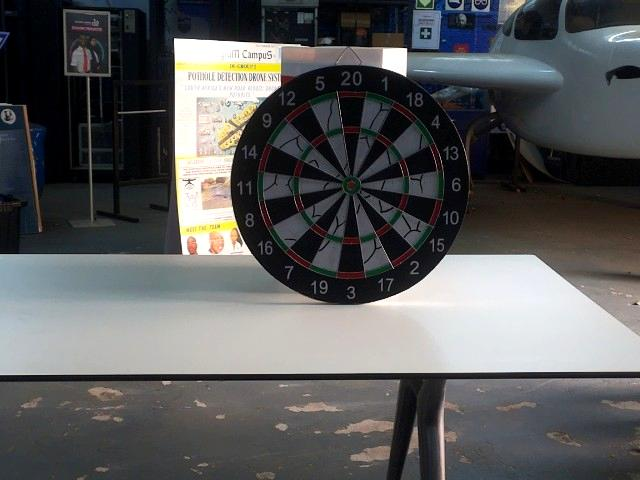
#> input picture test/images/20250913_111552_jpg.rf.2c68dd793813afd432ac0e95b822436d.jpg, 640 x 480 px; its folder holds only this picture in this run
$ python config4.py
#> lines starting #> are read from the running program, lines starting #| are printed output that depends on the picture
#> further down, frame is the input picture: shape (480, 640, 3); mean B, G, R 92, 91.4, 90.7
import cv2
import numpy as np
import glob
import os
import math

# =====================================================================================
# --- 1. SCRIPT CONFIGURATION ---
# =====================================================================================

# --- ArUco Marker Settings ---
# Dictionary defines the type of markers we're looking for (4x4 grid, 50 unique markers).
ARUCO_DICT = cv2.aruco.getPredefinedDictionary(cv2.aruco.DICT_4X4_50)
# The specific IDs of the four markers placed around the dartboard.
MARKER_IDS = [0, 1, 2, 3]
# Parameters for the ArUco detector. These are generally fine-tuned for robustness.
ARUCO_PARAMS = cv2.aruco.DetectorParameters()
ARUCO_PARAMS.adaptiveThreshWinSizeStep = 2
ARUCO_PARAMS.adaptiveThreshWinSizeMax = 23
ARUCO_PARAMS.adaptiveThreshConstant = 7
ARUCO_PARAMS.polygonalApproxAccuracyRate = 0.05

# --- Image Processing Settings ---
# The desired square dimensions (in pixels) of the final, rectified output image.
output_size = 800
# A virtual square that we will map the detected marker corners to.
DESTINATION_POINTS = np.array([
    [0, 0], [output_size - 1, 0],
    [output_size - 1, output_size - 1], [0, output_size - 1]
], dtype="float32")

# The folder containing the dartboard images to be processed.
IMAGE_FOLDER = "images"

# --- User-Tunable Parameters ---
# Expands the perspective warp area beyond the markers to prevent cropping the dartboard.
# A larger value "zooms out", a smaller value "zooms in".
DARTBOARD_PADDING = 100

# Manual correction for camera lens distortion. Adjust this if the final rectified
# dartboard still appears as a slight oval instead of a perfect circle.
# > 1.0 stretches vertically, < 1.0 squashes vertically.
ASPECT_RATIO_MANUAL_CORRECTION = 1.13

# --- Scoring Configuration ---
# These values MUST be measured from your "2. Rectified Reference Frame" window.
# They are the pixel distances (radii) from the center of the board (400, 400)
# to the OUTER EDGE of each scoring ring.
R_DOUBLE_BULL = 9      # Radius of the Double Bullseye (inner red circle)
R_SINGLE_BULL = 37     # Radius of the Single Bullseye (outer green circle)
R_TRIPLE_IN = 246      # Radius to the INNER edge of the triple ring
R_TRIPLE_OUT = 259     # Radius to the OUTER edge of the triple ring
R_DOUBLE_IN = 402      # Radius to the INNER edge of the double ring
R_DOUBLE_OUT = 429     # Radius to the OUTER edge of the double ring

# The standard scoring wedges on a dartboard, starting from the 3 o'clock
# position ('6') and moving counter-clockwise. DO NOT CHANGE THIS ORDER.
SCORE_WEDGES = [6, 13, 4, 18, 1, 20, 5, 12, 9, 14, 11, 8, 16, 7, 19, 3, 17, 2, 15, 10]


# =====================================================================================
# --- 2. GLOBAL VARIABLES ---
# =====================================================================================

# These variables store state between function calls.
reference_frame_rectified = None # The clean, rectified image of the empty board.
homography_matrix = None         # The transformation matrix used to warp the perspective.


# =====================================================================================
# --- 3. CORE FUNCTIONS ---
# =====================================================================================

def find_and_warp(frame):
    """
    Detects ArUco markers, calculates a perspective transform, and returns a top-down view.
    Includes aspect ratio correction to ensure the dartboard is a perfect circle.
    """
    global homography_matrix
    if frame is None:
        print("Error: Input frame is empty. Check image path.")
        return None, None

    # Pre-process the image for better marker detection.
    gray = cv2.cvtColor(frame, cv2.COLOR_BGR2GRAY)
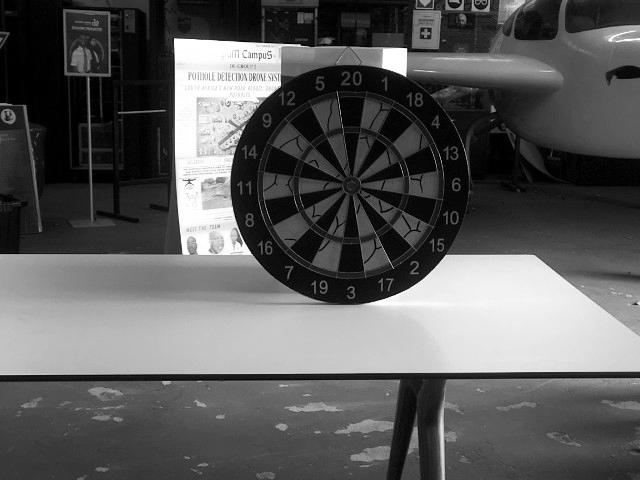
#> gray: shape (480, 640); min 0, max 255, mean 91.3
    clahe = cv2.createCLAHE(clipLimit=2.0, tileGridSize=(8,8))
    gray_enhanced = clahe.apply(gray)
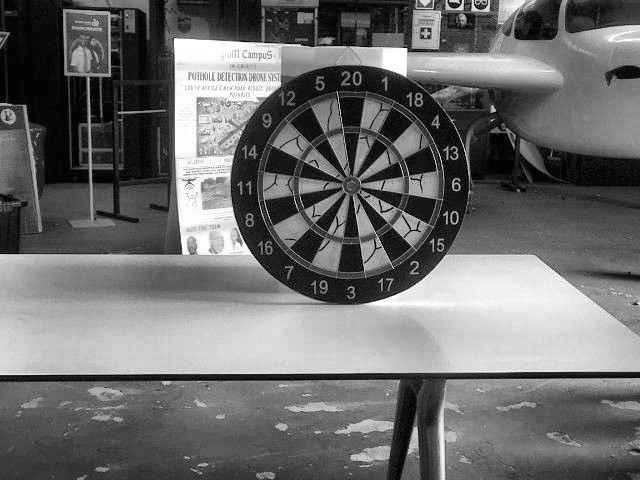
#> gray_enhanced: shape (480, 640); min 1, max 255, mean 109.2

    # Detect markers in the enhanced grayscale image.
    corners, ids, rejected = cv2.aruco.detectMarkers(gray_enhanced, ARUCO_DICT, parameters=ARUCO_PARAMS)
#> corners = (); ids = None; rejected = 161 items

    display_frame = frame.copy()
    if ids is not None:
        cv2.aruco.drawDetectedMarkers(display_frame, corners, ids)

    # If all four markers are found, calculate a new homography matrix.
    found_all_markers = False
    if ids is not None:
        marker_map = {id[0]: corner for id, corner in zip(ids, corners)}
        if all(marker_id in marker_map for marker_id in MARKER_IDS):
            print("Successfully detected all required markers. Calculating new perspective transform.")
            found_all_markers = True

            # Get the inner corners of the markers to define the source rectangle.
            tl_inner = marker_map[0][0][2]
            tr_inner = marker_map[1][0][3]
            br_inner = marker_map[3][0][0]
            bl_inner = marker_map[2][0][1]

            # Apply padding to expand the capture area.
            tl_padded = [tl_inner[0] - DARTBOARD_PADDING, tl_inner[1] - DARTBOARD_PADDING]
            tr_padded = [tr_inner[0] + DARTBOARD_PADDING, tr_inner[1] - DARTBOARD_PADDING]
            br_padded = [br_inner[0] + DARTBOARD_PADDING, br_inner[1] + DARTBOARD_PADDING]
            bl_padded = [bl_inner[0] - DARTBOARD_PADDING, bl_inner[1] + DARTBOARD_PADDING]
            src_points = np.array([tl_padded, tr_padded, br_padded, bl_padded], dtype="float32")

            # --- Aspect Ratio Correction Logic ---
            # Measure the dimensions of the source rectangle to prevent distortion.
            width_top = np.linalg.norm(src_points[0] - src_points[1])
            width_bottom = np.linalg.norm(src_points[3] - src_points[2])
            avg_width = (width_top + width_bottom) / 2
            height_left = np.linalg.norm(src_points[0] - src_points[3])
            height_right = np.linalg.norm(src_points[1] - src_points[2])
            avg_height = (height_left + height_right) / 2

            # Calculate the corrected aspect ratio, including the manual fine-tuning factor.
            aspect_ratio = avg_height / avg_width
            corrected_aspect_ratio = aspect_ratio * ASPECT_RATIO_MANUAL_CORRECTION

            # Create a new destination rectangle with the corrected proportions.
            new_height = int(output_size * corrected_aspect_ratio)
            y_offset = (output_size - new_height) // 2
            destination_points_corrected = np.array([
                [0, y_offset], [output_size - 1, y_offset],
                [output_size - 1, y_offset + new_height - 1], [0, y_offset + new_height - 1]
            ], dtype="float32")

            print(f"Applying manual correction. Final aspect ratio: {corrected_aspect_ratio:.3f}")
            homography_matrix = cv2.getPerspectiveTransform(src_points, destination_points_corrected)

    # If a matrix exists, warp the image. If not all markers were found, use the previous matrix.
    if homography_matrix is not None:
        if not found_all_markers:
            print("Warning: Did not find all markers. Applying PREVIOUS transform.")
        warped = cv2.warpPerspective(frame, homography_matrix, (output_size, output_size))
        cv2.imshow("Debug: Enhanced Grayscale", gray_enhanced)
        return warped, display_frame
    else:
        print("FATAL: Could not find markers in the first frame to establish a transform.")
        cv2.imshow("Debug: Enhanced Grayscale", gray_enhanced)
        return None, display_frame

# [110 lines left out: functions find_dart_tip, get_score_from_tip, not called in this run]

# =====================================================================================
# --- 4. MAIN EXECUTION ---
# =====================================================================================
if __name__ == "__main__":
    # Load all JPG images from the specified folder.
    image_files = sorted(glob.glob(os.path.join(IMAGE_FOLDER, '*.jpg')))
    if not image_files:
        print(f"Error: No JPG images found in the '{IMAGE_FOLDER}' folder.")
    else:
        # Create resizable windows for displaying output.
        cv2.namedWindow("1. Marker Detection", cv2.WINDOW_NORMAL)
        cv2.namedWindow("Debug: Enhanced Grayscale", cv2.WINDOW_NORMAL)

        # --- Establish the Reference Frame ---
        # The first image is assumed to be of the empty dartboard.
        first_image_path = image_files[0]
        print(f"Processing reference image: {os.path.basename(first_image_path)}")
        frame = cv2.imread(first_image_path)
        reference_frame_rectified, display_frame = find_and_warp(frame)

        if display_frame is not None:
            cv2.imshow("1. Marker Detection", display_frame)
            print("Showing detection results. Press any key to continue...")
            cv2.waitKey(0)

        if reference_frame_rectified is not None:
            cv2.namedWindow("2. Rectified Reference Frame", cv2.WINDOW_NORMAL)
            print("Reference frame captured and warped successfully.")
            cv2.imshow("2. Rectified Reference Frame", reference_frame_rectified)
        else:
            print("\nFATAL: Could not establish a reference frame.")
            cv2.waitKey(0)
            exit()
#> (the program exits here)

$ run again, on test/images/20250913_122736_jpg.rf.95461752a613872761c7bfbd94bff9ca.jpg
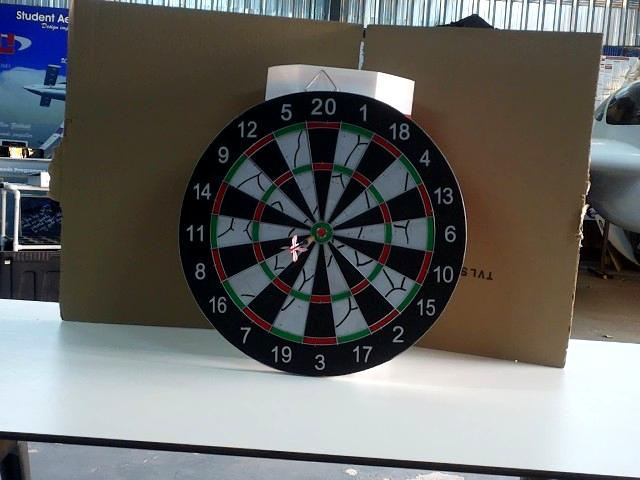
#> input picture test/images/20250913_122736_jpg.rf.95461752a613872761c7bfbd94bff9ca.jpg, 640 x 480 px
#> frame is the input picture: shape (480, 640, 3); mean B, G, R 101.6, 103.6, 103.1
#> in find_and_warp, `gray = cv2.cvtColor(frame, cv2.COLOR_BGR2GRAY)`:
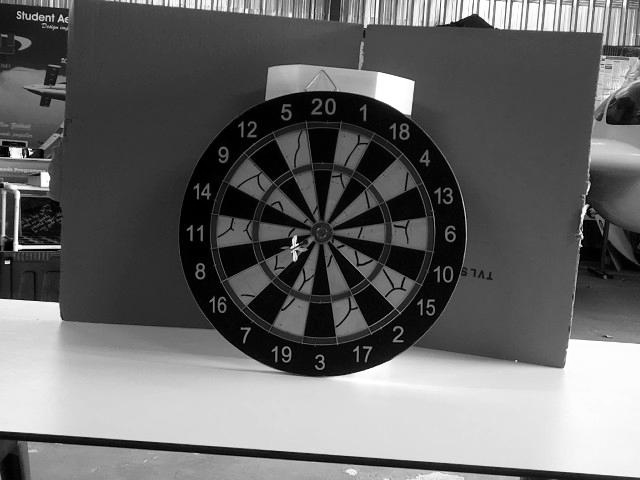
#> gray: shape (480, 640); min 0, max 255, mean 103.2
#> in find_and_warp, `gray_enhanced = clahe.apply(gray)`:
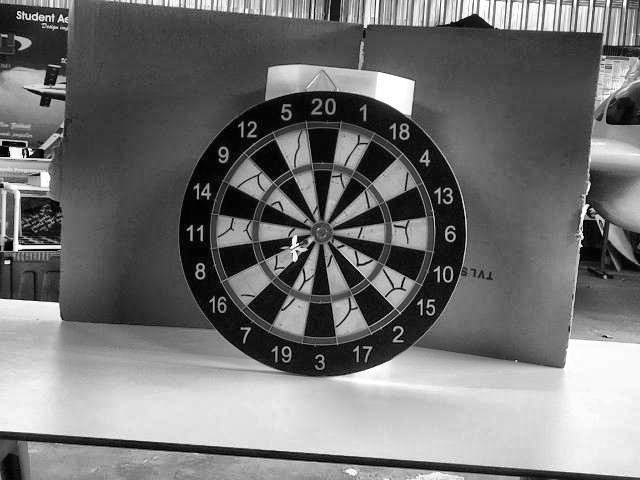
#> gray_enhanced: shape (480, 640); min 1, max 255, mean 115.3
#> corners = (); ids = None; rejected = 147 items

$ run again, on test/images/20250913_124148_jpg.rf.0c9e34da86142bf1745f7f003484401a.jpg
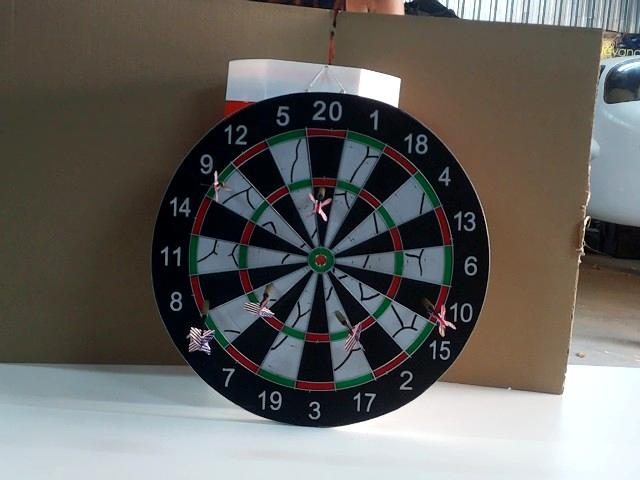
#> input picture test/images/20250913_124148_jpg.rf.0c9e34da86142bf1745f7f003484401a.jpg, 640 x 480 px
#> frame is the input picture: shape (480, 640, 3); mean B, G, R 95.9, 99.6, 101.3
#> in find_and_warp, `gray = cv2.cvtColor(frame, cv2.COLOR_BGR2GRAY)`:
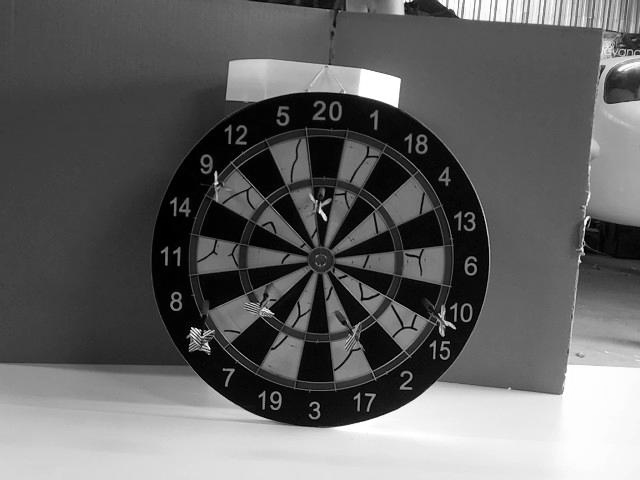
#> gray: shape (480, 640); min 0, max 255, mean 99.7
#> in find_and_warp, `gray_enhanced = clahe.apply(gray)`:
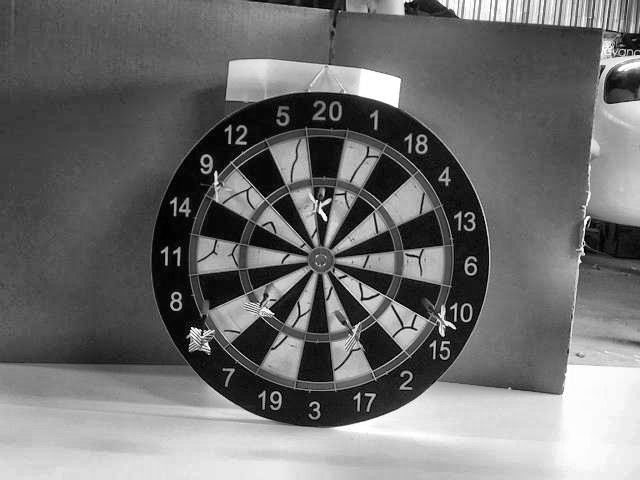
#> gray_enhanced: shape (480, 640); min 0, max 255, mean 111.2
#> corners = (); ids = None; rejected = 122 items

$ run again, on test/images/20250913_111829_jpg.rf.152e4d166800010e65d63bfc71908807.jpg
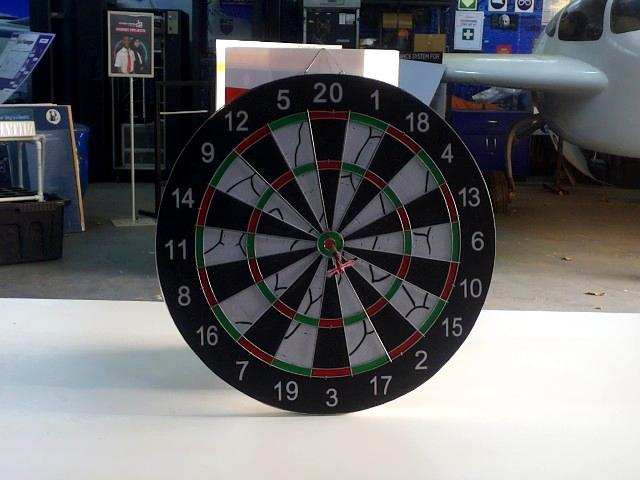
#> input picture test/images/20250913_111829_jpg.rf.152e4d166800010e65d63bfc71908807.jpg, 640 x 480 px
#> frame is the input picture: shape (480, 640, 3); mean B, G, R 105.1, 102.3, 101.9
#> in find_and_warp, `gray = cv2.cvtColor(frame, cv2.COLOR_BGR2GRAY)`:
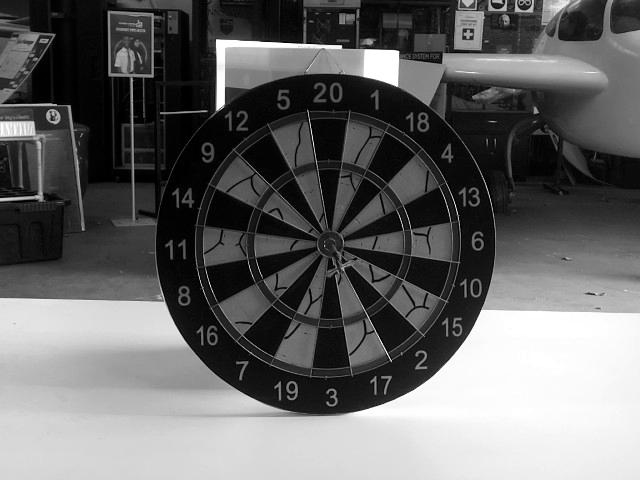
#> gray: shape (480, 640); min 0, max 255, mean 102.5
#> in find_and_warp, `gray_enhanced = clahe.apply(gray)`:
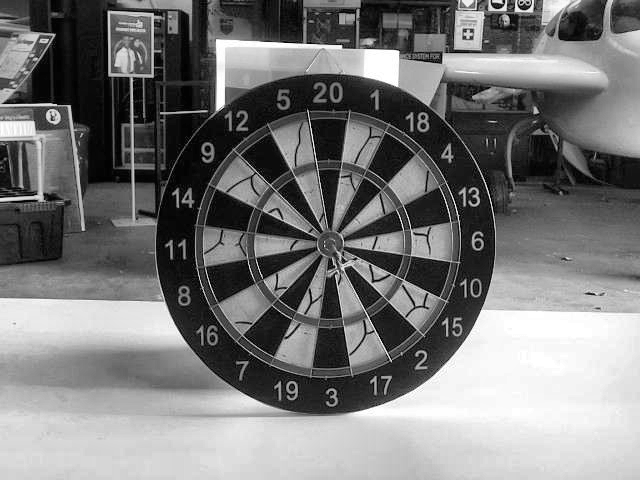
#> gray_enhanced: shape (480, 640); min 0, max 255, mean 120.6
#> corners = (); ids = None; rejected = 186 items
